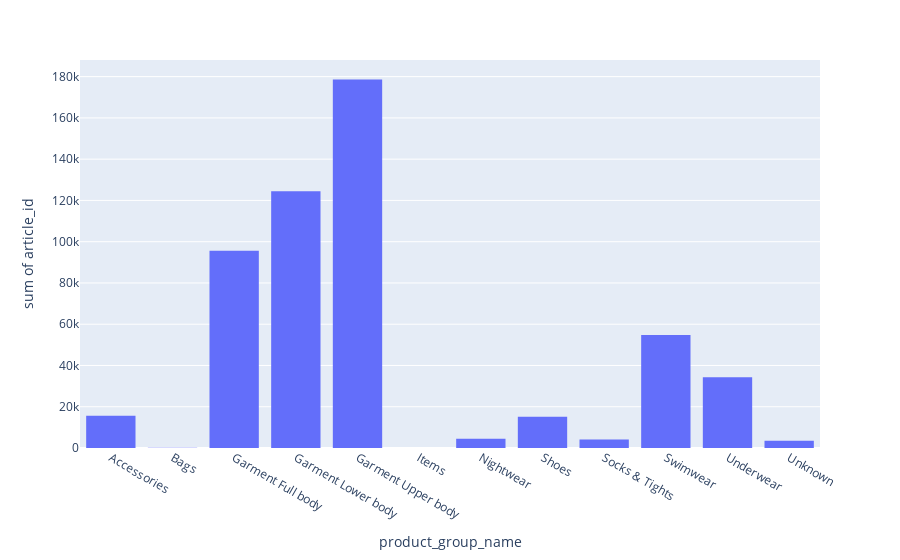

The cell this chart's notebook holds for it:
### Code cell
plot_feature(detailed_transactions, "product_group_name")

### Figure 1 — Plotly figure (JSON) as saved in the notebook; plotly's stock layout.template omitted (floating-point values rounded to 4 significant figures)
{"data": [{"bingroup": "x", "histfunc": "sum", "hovertemplate": "product_group_name=%{x}<br>sum of article_id=%{y}<extra></extra>", "legendgroup": "", "marker": {"color": "#636efa", "pattern": {"shape": ""}}, "name": "", "orientation": "v", "showlegend": false, "type": "histogram", "x": ["Accessories", "Bags", "Garment Full body", "Garment Lower body", "Garment Upper body", "Items", "Nightwear", "Shoes", "Socks & Tights", "Swimwear", "Underwear", "Unknown"], "xaxis": "x", "y": [15612, 162, 95667, 124404, 178664, 59, 4429, 15122, 4064, 54802, 34339, 3468], "yaxis": "y"}], "layout": {"barmode": "relative", "legend": {"tracegroupgap": 0}, "margin": {"t": 60}, "xaxis": {"anchor": "y", "domain": [0, 1], "title": {"text": "product_group_name"}}, "yaxis": {"anchor": "x", "domain": [0, 1], "title": {"text": "sum of article_id"}}}}
